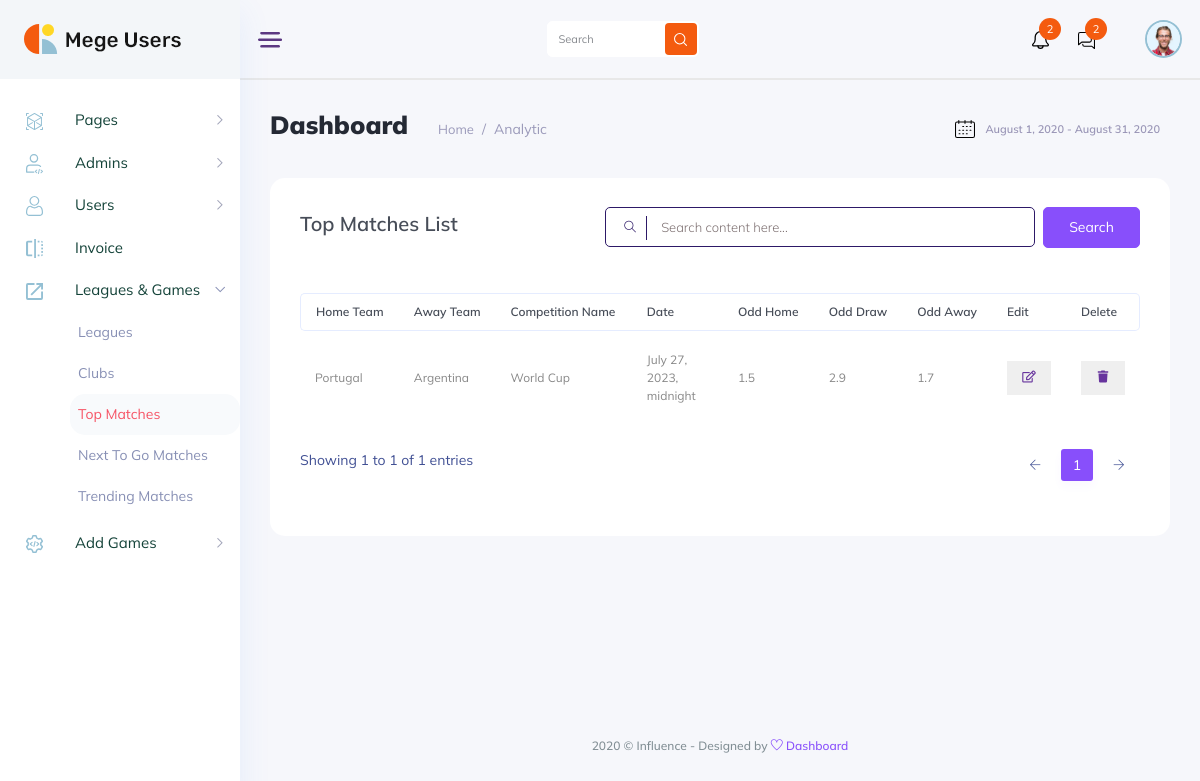
/topMatchList/, run on the app's committed database.
### Admin/models.py (models this page shows, shortened)
class TopMatch(models.Model):
    country_name1 = models.CharField(max_length=50)
    country1_flag = models.ImageField()
    country_name2 = models.CharField(max_length=50)
    country2_flag = models.ImageField()
    comp_name = models.ForeignKey(League, on_delete=models.CASCADE, null=True, blank=False)
    date = models.DateTimeField()
    odd_home = models.FloatField(null=True, blank=False)
    odd_draw = models.FloatField(null=True, blank=False)
    odd_away = models.FloatField(null=True, blank=False)

class League(models.Model):
    league_name = models.CharField(max_length=50)
    league_country = models.CharField(max_length=50, null=True, blank=False)
    def __str__(self) -> str:
        return self.league_name

### Admin/views.py (the view)
# urls.py: path('topMatchList/', views.topMatchList, name='topMatchList'),
def topMatchList(request):
    context = {
        'top_match_list' : TopMatch.objects.all()
    }
    return render(request, 'top_matches_list.html', context)

### Admin/templates/top_matches_list.html (shortened to what this page needs)
{% load static %}
<!DOCTYPE html>
<html lang="zxx">
  {% include 'includes/head1.html' %}
  <body class="crm_body_bg">
    {% include 'includes/nav.html' %}
    <section class="main_content dashboard_part large_header_bg">
      {% include 'includes/content.html' %}
      <div class="main_content_iner overly_inner">
        <div class="container-fluid p-0">
          <div class="row">
            <div class="col-12">
              <div
                class="page_title_box d-flex flex-wrap align-items-center justify-content-between"
              >
                <div class="page_title_left d-flex align-items-center">
                  <h3 class="f_s_25 f_w_700 dark_text mr_30">Dashboard</h3>
                  <ol class="breadcrumb page_bradcam mb-0">
                    <li class="breadcrumb-item">
                      <a href="javascript:void(0);">Home</a>
                    </li>
                    <li class="breadcrumb-item active">Analytic</li>
                  </ol>
                </div>
                <div class="page_title_right">
                  <div class="page_date_button d-flex align-items-center">
                    <img src="{% static 'img/icon/calender_icon.svg' %}" alt />
                    August 1, 2020 - August 31, 2020
                  </div>
                </div>
              </div>
            </div>
          </div>
          <div class="row">
            <div class="col-lg-12">
              <div class="white_card card_height_100 mb_30 pt-4">
                <div class="white_card_body">
                  <div class="QA_section">
                    <div class="white_box_tittle list_header">
                      <h4>Top Matches List</h4>
                      <div class="box_right d-flex lms_block">
                        <div class="serach_field_2">
                          <div class="search_inner">
                            <form active="#">
                              <div class="search_field">
                                <input
                                  type="text"
                                  placeholder="Search content here..."
                                />
                              </div>
                              <button type="submit">
                                <i class="ti-search"></i>
                              </button>
                            </form>
                          </div>
                        </div>
                        <div class="add_button ms-2">
                          <a
                            href="#"
                            data-toggle="modal"
                            data-target="#addcategory"
                            class="btn_1"
                            >search</a
                          >
                        </div>
                      </div>
                    </div>
                    <div class="QA_table mb_30">
                      <table class="table lms_table_active">
                        <thead>
                          <tr>
                            <th scope="col">Home Team</th>
                            <th scope="col">Away Team</th>
                            <th scope="col">Competition Name</th>
                            <th scope="col">Date</th>
                            <th scope="col">Odd Home</th>
                            <th scope="col">Odd Draw</th>
                            <th scope="col">Odd Away</th>
                            <th scope="col">Edit</th>
                            <th scope="col">Delete</th>
                          </tr>
                        </thead>
                        <tbody>
                          {% for top_match in top_match_list %}
                          <tr>
                            <td>{{top_match.country_name1}}</td>
                            <td>{{top_match.country_name2}}</td>
                            <td>{{top_match.comp_name}}</td>
                            <td>{{top_match.date}}</td>
                            <td>{{top_match.odd_home}}</td>
                            <td>{{top_match.odd_draw}}</td>
                            <td>{{top_match.odd_away}}</td>
                            <td><button type="submit" style="border: none;"><a href="{% url 'editTopMatch' top_match.id %}" class="action_btn"><i class="far fa-edit"></i></a></button></td>
                            <td><button type="submit" style="border: none;"><a href="{% url 'deleteTopMatch' top_match.id %}" class="action_btn"><i class="fas fa-trash"></i></a></button></td>
                          </tr>
                          {% endfor %}
                        </tbody>
                      </table>
                    </div>
                  </div>
                </div>
              </div>
            </div>
          </div>
        </div>
      </div>
      <div class="footer_part">
        <div class="container-fluid">
          <div class="row">
            <div class="col-lg-12">
              <div class="footer_iner text-center">
                <p>
                  2020 © Influence - Designed by
                  <a href="#"> <i class="ti-heart"></i> </a
                  ><a href="#"> Dashboard</a>
                </p>
              </div>
            </div>
          </div>
        </div>
      </div>
    </section>
  </body>
</html>

### data on the page
TopMatch: country_name1 "Portugal", country_name2 "Argentina", comp_name "World Cup", date "July 27, 2023, midnight", odd_home "1.5", odd_draw "2.9", odd_away "1.7"
